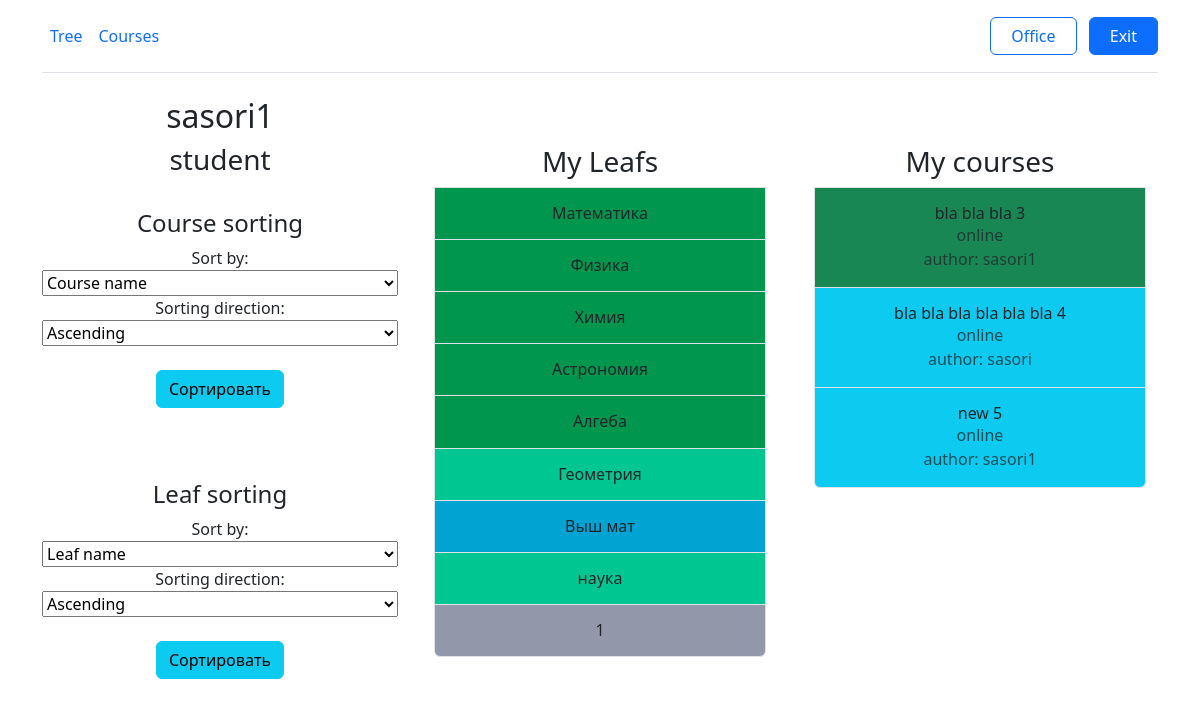
/accounts/profile/ (signed in), run on an earlier commit of the app's database.
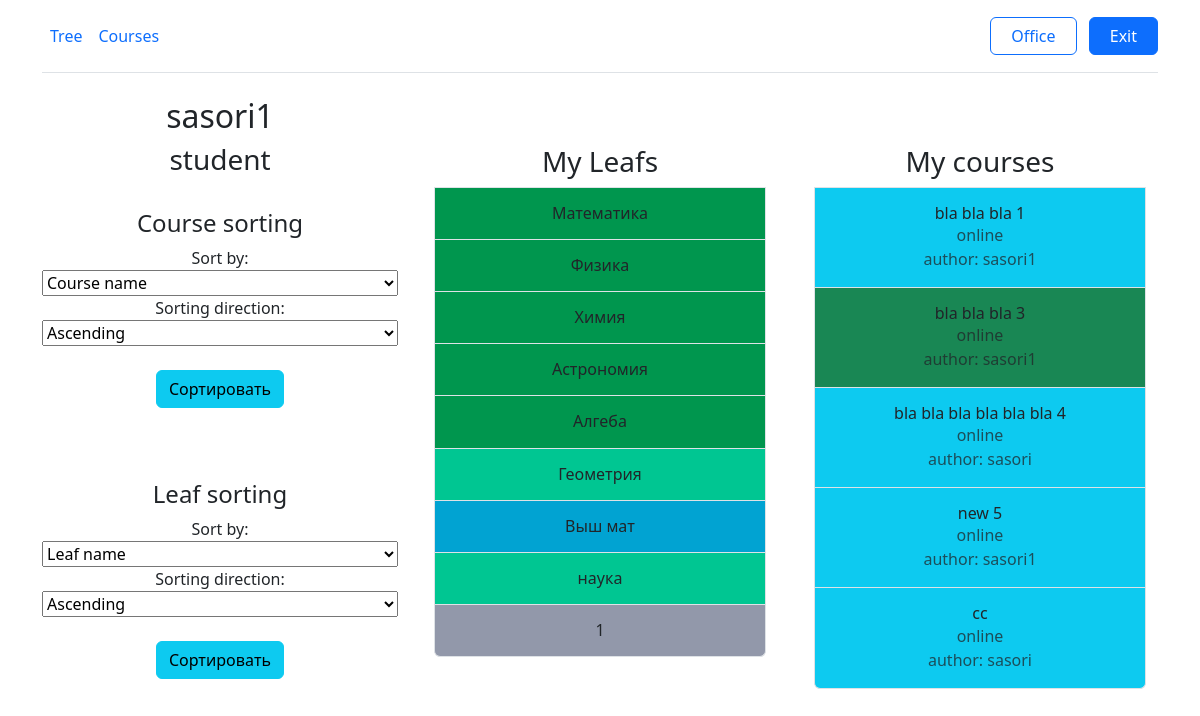
And on a later commit of the database.
### tree/models.py (models this page shows, shortened)
class UserLeaf(models.Model):
    NOT_INTERESTED = 5
    INTERESTED = 1
    LEARNING = 2
    LEARNED = 3
    VALIDATED = 4
    STATUS_CHOICES = [
        (NOT_INTERESTED, 'NOT_INTERESTED'),
        (INTERESTED, 'INTERESTED'),
        (LEARNING, 'LEARNING'),
        (LEARNED, 'LEARNED'),
        (VALIDATED, 'VALIDATED'),
    ]
    user = models.ForeignKey(CustomUser, on_delete=models.SET_NULL, null=True, blank=True)
    leafs = models.ForeignKey(Leaf, on_delete=models.SET_NULL, null=True, blank=True)
    status = models.IntegerField(choices=STATUS_CHOICES, default=NOT_INTERESTED)
    class Meta:
        constraints = [
            models.UniqueConstraint(fields=['user', 'leafs'], name='unique_user_leaf'),
        ]

class Leaf(models.Model):
    THEORY = 'THEORY'
    PRACTICE = 'PRACTICE'
    PROJECT = 'PROJECT'
    STATUS_CHOICES = [
        (THEORY, 'THEORY'),
        (PRACTICE, 'PRACTICE'),
        (PROJECT, 'PROJECT')
    ]
    name = models.CharField(max_length=63, unique=True)
    parent = models.ForeignKey('self', on_delete=models.SET_NULL, null=True, blank=True)
    description = models.TextField(max_length=1000, null=True, blank=True)
    author = models.ForeignKey(CustomUser, on_delete=models.SET_NULL, null=True, blank=True, default=1)
    type = models.CharField(max_length=10,choices=STATUS_CHOICES, default=THEORY)
    def get_absolute_url(self):
        return reverse('leaf_detail', kwargs={'id': self.id})

class UserCourses(models.Model):
    STARTED = 'ST'
    COMPLETED = 'CP'
    REJECTED = 'RJ'
    STATUS_CHOICES = [
        (STARTED, 'STARTED'),
        (COMPLETED, 'COMPLETED'),
        (REJECTED, 'REJECTED')
    ]
    user = models.ForeignKey(CustomUser, on_delete=models.SET_NULL, null=True, blank=True)
    course = models.ForeignKey(Course, on_delete=models.SET_NULL, null=True, blank=True)
    status = models.CharField(max_length=2, choices=STATUS_CHOICES, default=STARTED)
    class Meta:
        constraints = [
            models.UniqueConstraint(fields=['user', 'course'], name='unique_user_course'),
        ]

class Course(models.Model):
    ONLINE = 'online'
    OFFLINE = 'offline'
    BLENDED = 'blended'
    FORMAT_CHOICES = [
        (ONLINE, 'Online'),
        (OFFLINE, 'Offline'),
        (BLENDED, 'Blended'),
    ]
    UKRAINIAN = 'ru'
    ENGLISH = 'en'
    LANGUAGE_CHOICES = [
        (UKRAINIAN, 'Ukrainian'),
        (ENGLISH, 'English')
    ]
    name = models.CharField(max_length=80, unique=True)
    description = models.TextField(max_length=1000, null=True, blank=True)
    leafs = models.ManyToManyField(Leaf, blank=True)
    author = models.ForeignKey(CustomUser, on_delete=models.SET_NULL, null=True, blank=True, default=1)
    price = models.DecimalField(max_digits=8, decimal_places=2, null=True, blank=True, default=1.00)
    duration_in_days = models.PositiveIntegerField(null=True, blank=True, default=10)
    format = models.CharField(max_length=10, choices=FORMAT_CHOICES, default=ONLINE)
    language = models.CharField(max_length=2, choices=LANGUAGE_CHOICES, default=ENGLISH)
    def get_absolute_url(self):
        return reverse('course_detail', kwargs={'id': self.id})

class CustomUser(AbstractUser):
    GRADATION_CHOICES = [
        ('teacher', 'teacher'),
        ('student', 'student')
    ]
    gradation = models.CharField(max_length=20, choices=GRADATION_CHOICES, default='student')
    def __str__(self):
        return f'{self.username}'

### accounts/views.py (the view)
# urls.py: path('profile/', login_required(ProfileView.as_view()), name='profile'),
class ProfileView(LoginRequiredMixin, TemplateView):
    template_name = "accounts/profile.html"
    def get_context_data(self, **kwargs):
        ctx = super().get_context_data(**kwargs)
        status_order = {s: i for i, (s, _) in enumerate(UserCourses.STATUS_CHOICES)}
        user = CustomUser.objects.filter(username=self.request.user)[0]
        ctx["user"] = user
        if user.gradation == "student":
            leafs_sort_by = self.request.GET.get('leafs_sort_by', 'leafs')
            leafs_sort_order = self.request.GET.get('leafs_sort_order', 'asc')
            courses_sort_by = self.request.GET.get('courses_sort_by', 'course')
            courses_sort_order = self.request.GET.get('courses_sort_order', 'asc')
            courses = UserCourses.objects.filter(user=self.request.user).order_by(
                f'{courses_sort_by}'
            )
            if courses_sort_order == 'desc':
                courses = courses.reverse()
            ctx["courses_sort_by"] = courses_sort_by
            ctx["courses_sort_order"] = courses_sort_order
            print(leafs_sort_by)
            leafs = UserLeaf.objects.filter(user=self.request.user).order_by(
                f'{leafs_sort_by}'
            )
            if leafs_sort_order == 'desc':
                leafs = leafs.reverse()
            ctx["leafs_sort_by"] = leafs_sort_by
            ctx["leafs_sort_order"] = leafs_sort_order
            ctx["courses"] = courses
            ctx["leafs"] = leafs
        else:
            courses = Course.objects.filter(author=user)
            ctx["courses"] = courses
        return ctx

### accounts/templates/accounts/profile.html (shortened to what the changed rows need)
{% extends 'base/base.html' %}
{% load static %}
{% block body %}
{% if user.gradation == "student" %}
    <div class="container">
        <div class="row">
            <div class="col-lg-4">
                <h2 class="fw-normal"><font style="vertical-align: inherit;"><font style="vertical-align: inherit;">{{user.username}}</font></font>
                    <h3 class="fw-normal">{{user.gradation}}</h3>
                </h2>
                <br>
            </div>
            <div class="d-flex flex-column flex-md-row p-4 gap-4 py-md-5 align-items-center justify-content-center col-lg-4">
                <div class="list-group w-100">
                    {% for item in leafs %}
                            <a href="{{item.leafs.get_absolute_url}}" class="list-group-item list-group-item-action d-flex gap-3 py-3 " style="
                            {% if item.status == 1 %}
                            background-color:#F5DE5C
                            {% elif item.status == 2 %}
                            background-color:#01A3D2
                            {% elif item.status == 3 %}
                            background-color:#00C692
                            {% elif item.status == 4 %}
                            background-color:#00964E
                            {% else %}
                            background-color:#9298AA
                            {% endif %}
                        " aria-current="true">
                                <div class="d-flex gap-2 w-100 justify-content-center">
                                    <div>
                                        <h6 class="mb-0"><font style="vertical-align: inherit;"><font style="vertical-align: inherit;">{{item.leafs.name}}</font></font>
                                        </h6>
                                    </div>
                                </div>
                            </a>
                    {% endfor %}
                </div>
            </div>
            <div class="d-flex flex-column flex-md-row p-4 gap-4 py-md-5 align-items-center justify-content-center col-lg-4">
                <div class="list-group w-100">
                    {% for item in courses %}
                        {% if item.status == 'ST' %}
                            <a href="{{item.course.get_absolute_url}}" class="list-group-item list-group-item-action d-flex gap-3 py-3 bg-info " aria-current="true">
                                <div class="d-flex gap-2 w-100 justify-content-center">
                                    <div>
                                        <h6 class="mb-0"><font style="vertical-align: inherit;"><font style="vertical-align: inherit;">{{item.course.name}}</font></font>
                                        </h6>
                                        <p class="mb-0 opacity-75"><font style="vertical-align: inherit;"><font
                                                style="vertical-align: inherit;">{{ item.course.format }}</font></font>
                                        </p>
                                       <p class="mb-0 opacity-75 " > author: {{ item.course.author }}</p>
                                    </div>
                                </div>
                            </a>
                        {% elif item.status == 'CP' %}
                            <a href="{{item.course.get_absolute_url}}" class="list-group-item list-group-item-action d-flex gap-3 py-3 bg-success" aria-current="true">
                                <div class="d-flex gap-2 w-100 justify-content-center">
                                    <div>
                                        <h6 class="mb-0"><font style="vertical-align: inherit;"><font style="vertical-align: inherit;">{{item.course.name}}</font></font>
                                        </h6>
                                        <p class="mb-0 opacity-75"><font style="vertical-align: inherit;"><font
                                                style="vertical-align: inherit;">{{ item.course.format }}</font></font>
                                        </p>
                                        <p class="mb-0 opacity-75 " > author: {{ item.course.author }}</p>
                                    </div>
                                </div>
                            </a>
                        {% endif %}
                    {% endfor %}
                </div>
            </div>
        </div>
    </div>
{% endif %}
{% endblock %}

What changed in the data, as far as the page shows it:
added UserCourses: course.name "bla bla bla 1", course.format "online", course.author "sasori1"
added UserCourses: course.name "cc", course.format "online", course.author "sasori"
